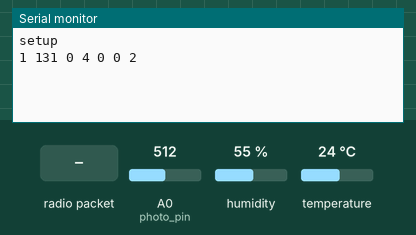
Recording of a sketch running on a simulated Arduino Uno, built with avr-gcc and run on an emulated ATmega328P. On the bench: the last lines printed to the serial monitor. The inputs (shaded band) are chosen by the test bench; at power-on: temperature 24 °C, A0 (photo_pin) = 512, humidity 55 %. No radio packets arrive unless stated.

Above: at 2.2 s.
2.3 s: radio packet "1" arrives
At 2.9 s:
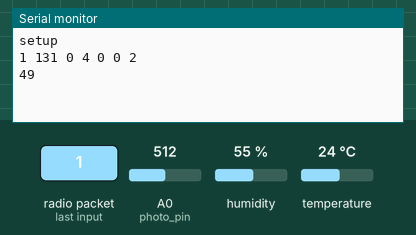
6.5 s: temperature set to 12 °C
At 7.5 s:
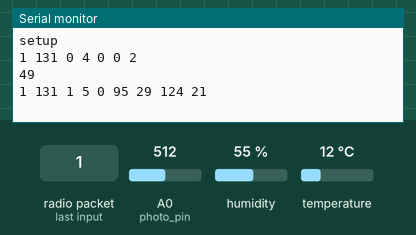
8.0 s: A0 (photo_pin) set to 716
At 9.1 s:
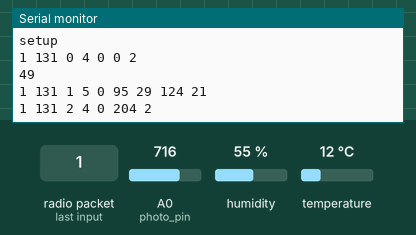
9.5 s: humidity set to 22 %
At 10.5 s:
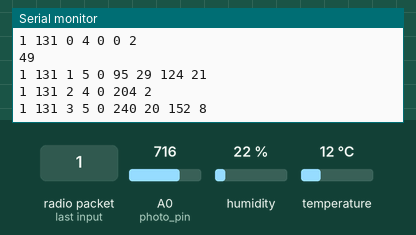
11.0 s: radio packet "0" arrives
At 12.0 s:
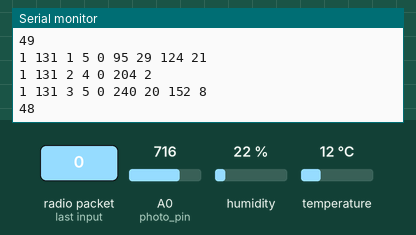
12.5 s: A0 (photo_pin) set to 900
At 14.2 s:
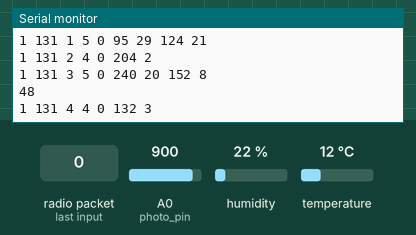

The sketch:

arduinopicoupled.ino
```cpp
#include <DHT.h>

#include <VirtualWire.h>

#define DHT22_PIN 6

const int led_pin = 13;
const int transmit_pin = 12;
const int receive_pin = 11;
const int transmit_en_pin = 3;
const int photo_pin = A0;

DHT dht(DHT22_PIN, DHT22);

void setup()
{
    delay(1000);
    Serial.begin(9600);  // Debugging only
    Serial.println("setup");

    pinMode(photo_pin, INPUT);
    dht.begin();

    // Initialise the IO and ISR
    vw_set_tx_pin(transmit_pin);
    vw_set_rx_pin(receive_pin);
    vw_set_ptt_pin(transmit_en_pin);
    vw_set_ptt_inverted(true); // Required for DR3100
    vw_setup(2000);  // Bits per sec

    vw_rx_start();       // Start the receiver PLL running
}

/// DATA PACKET
/// bytes: [protocol version][board id][seq id][app id][recipient board id][value byte 0][value byte 1] ...

void serial_send(uint8_t* buf, uint8_t buflen)
{
  for (int i = 0; i < buflen; i++)
  {
      Serial.print(buf[i]);
      Serial.print(' ');
  }

  Serial.println();
}

unsigned long photores_time = 0;
int photores_v = 0;
unsigned long photolastsendtime = 0;


unsigned long dht_time = 0;
int dht_t = 0;
int dht_h = 0;
unsigned long dht_lastsendtime = 0;

uint8_t seq = 0;


void loop()
{
    uint8_t buf[VW_MAX_MESSAGE_LEN];
    uint8_t buflen = VW_MAX_MESSAGE_LEN;

    if (vw_get_message(buf, &buflen)) // Non-blocking
    {
        digitalWrite(led_pin, HIGH); // Flash a light to show received good message
        serial_send(buf, buflen);
        digitalWrite(led_pin, LOW);
    }
    else
    {
        unsigned long time = millis();

        unsigned long pdiff = time - photores_time;
        if (pdiff > 1000)
        {
            photores_time = time;
            int v = analogRead(photo_pin);
            int vdiff = abs(photores_v - v);
            unsigned long sdiff = time - photolastsendtime;
            if (sdiff > 300000 || vdiff > 2)
            {
                buf[0] = 1;buf[1] = 131;buf[2]= seq++; buf[3]=4;buf[4]=0;buf[5]=v & 0xFF; buf[6]=v >> 8;
                buflen = 7;
                serial_send(buf, buflen);
                photores_v = v;
                photolastsendtime = time;
            }
        }


        unsigned long tdiff = time - dht_time;
        if (tdiff > 5000)
        {
            dht_time = time;
            int t = dht.readTemperature(true) * 100;
            int h = dht.readHumidity(true) * 100;
            int tdiff = abs(dht_t - t);
            unsigned long sdiff = time - dht_lastsendtime;
            if (sdiff > 300000 || tdiff > 1)
            {
                buf[0] = 1;buf[1] = 131;buf[2]= seq++; buf[3]=5;buf[4]=0;buf[5]=t & 0xFF; buf[6]=t >> 8;buf[7]=h & 0xFF; buf[8]=h >> 8;
                buflen = 9;
                serial_send(buf, buflen);
                dht_t = t;
                dht_lastsendtime = time;
            }
        }
    }
}
```

Measured:
- after the input at 2.3 s, the serial monitor: prints a new line at once (image 1)
- after the input at 8.0 s, the serial monitor: prints a new line at once (image 3)
- after the input at 9.5 s, the serial monitor: prints a new line after 0.51 s (image 4)
- after the input at 11.0 s, the serial monitor: prints a new line at once (image 5)
- after the input at 12.5 s, the serial monitor: prints a new line after 0.52 s (image 6)
